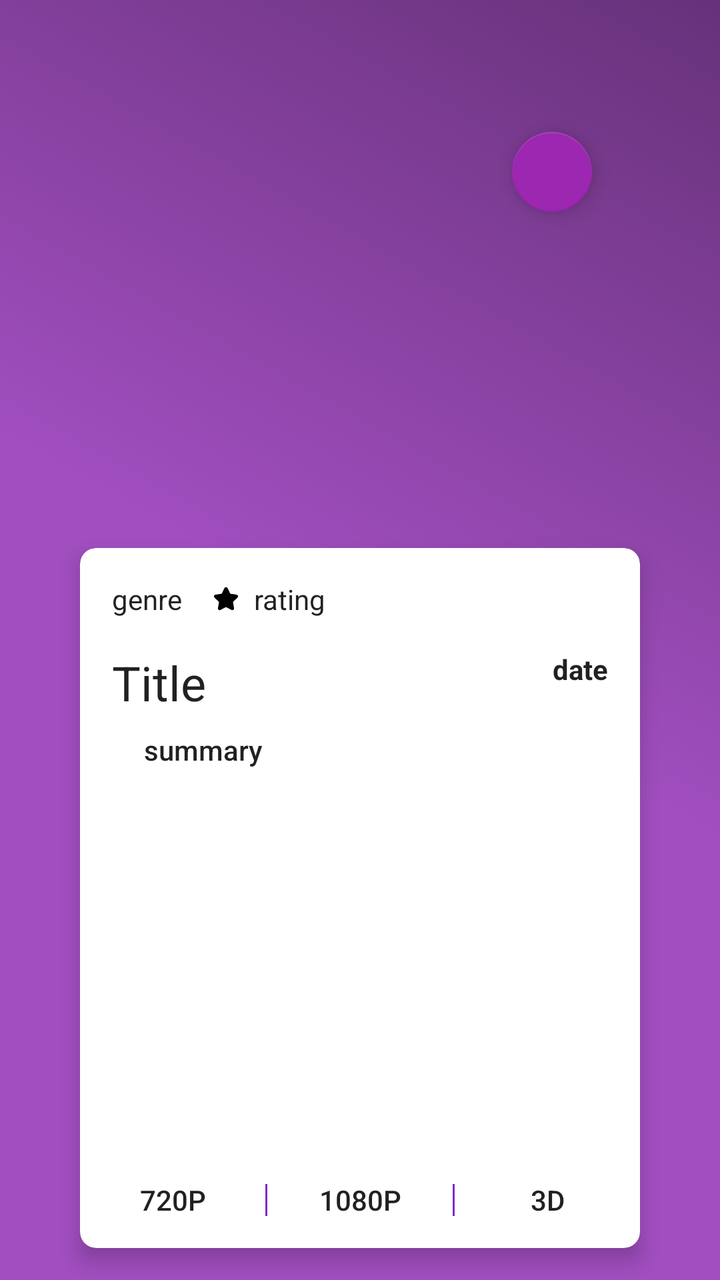
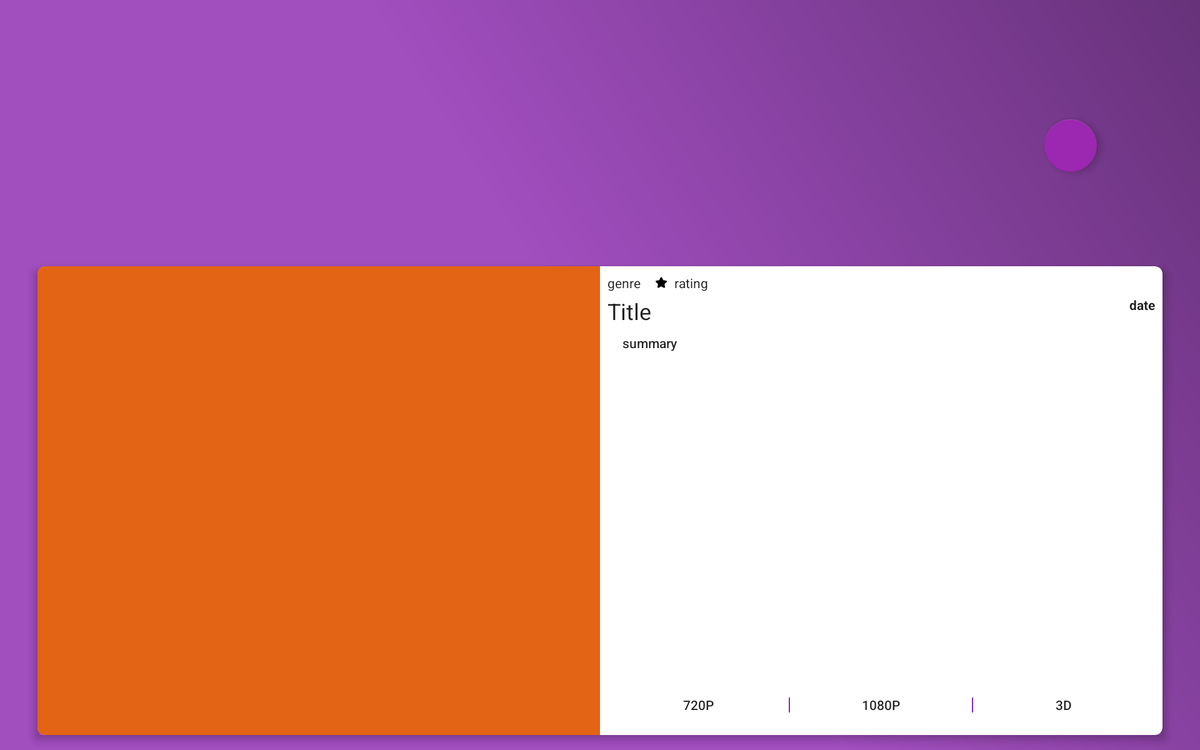

One screen, two layout resources from the same app: the default and the repository's alternative for another configuration. Each is rendered where Android would select it; the XML of both is given below.
<!-- AndroidManifest.xml: application theme AppTheme -->
<!-- res/layout/activity_details.xml -->
<?xml version="1.0" encoding="utf-8"?>
<RelativeLayout xmlns:android="http://schemas.android.com/apk/res/android"
    xmlns:tools="http://schemas.android.com/tools"
    android:layout_width="match_parent"
    android:layout_height="match_parent"
    xmlns:app="http://schemas.android.com/apk/res-auto"
    android:orientation="vertical">

    <ImageView
        android:id="@+id/yifi_movie_details_image_view_medium"
        android:layout_width="match_parent"
        android:layout_height="match_parent"
        android:scaleType="fitXY"
        android:src="@drawable/gradient" />

    <android.support.v7.widget.CardView
        style="@style/MyCardViewStyle"
        android:layout_width="280dp"
        android:layout_height="350dp"
        android:layout_alignParentBottom="true"
        android:layout_centerHorizontal="true"
        android:layout_marginBottom="16dp">

        <LinearLayout
            android:layout_width="match_parent"
            android:layout_height="match_parent"
            android:orientation="vertical">


            <LinearLayout
                android:layout_width="match_parent"
                android:layout_height="match_parent"
                android:orientation="vertical"
                android:padding="16dp">

                <LinearLayout
                    android:layout_width="match_parent"
                    android:layout_height="wrap_content"
                    android:orientation="horizontal">

                    <TextView
                        android:id="@+id/yifi_movie_details_genre_text_view"
                        android:layout_width="wrap_content"
                        android:layout_height="wrap_content"
                        android:text="genre"
                        android:textAppearance="@style/TextAppearance.AppCompat" />

                    <ImageView
                        android:layout_width="wrap_content"
                        android:layout_height="wrap_content"
                        android:layout_gravity="center_vertical"
                        android:layout_marginLeft="16dp"
                        android:src="@drawable/ic_star_black" />


                    <TextView
                        android:id="@+id/yifi_movie_details_rating_text_view"
                        android:layout_width="wrap_content"
                        android:layout_height="wrap_content"
                        android:layout_gravity="bottom"
                        android:paddingLeft="8dp"
                        android:textAppearance="@style/TextAppearance.AppCompat"
                        tools:text="rating" />
                </LinearLayout>


                <LinearLayout
                    android:layout_width="match_parent"
                    android:layout_height="wrap_content"
                    android:orientation="horizontal"
                    android:paddingTop="16dp">

                    <TextView
                        android:id="@+id/yifi_movie_details_title_text_view"
                        android:layout_width="0dp"
                        android:layout_height="wrap_content"
                        android:layout_weight="1"
                        android:maxLines="2"
                        android:textAppearance="@style/TextAppearance.AppCompat.Headline"
                        tools:text="Title" />

                    <TextView
                        android:id="@+id/yifi_movie_details_date_text_view"
                        android:layout_width="wrap_content"
                        android:layout_height="wrap_content"
                        android:layout_gravity="right"
                        android:paddingBottom="8dp"
                        android:paddingLeft="16dp"
                        android:textAppearance="@style/TextAppearance.AppCompat"
                        android:textStyle="bold"
                        tools:text="date" />
                </LinearLayout>

                <ScrollView
                    android:layout_width="match_parent"
                    android:layout_height="wrap_content">

                    <TextView
                        android:id="@+id/yifi_movie_details_summary_text_view"
                        android:layout_width="match_parent"
                        android:layout_height="wrap_content"
                        android:maxLines="4"
                        android:paddingLeft="16dp"
                        android:paddingTop="8dp"
                        android:textAppearance="@style/TextAppearance.AppCompat.Body2"
                        tools:text="summary" />
                </ScrollView>
            </LinearLayout>

        </LinearLayout>

        <LinearLayout
            android:layout_width="match_parent"
            android:layout_height="wrap_content"
            android:layout_gravity="bottom"
            android:orientation="horizontal">

            <Button
                android:id="@+id/button_720p"
                style="@style/Widget.AppCompat.Button.Borderless"
                android:layout_width="0dp"
                android:layout_height="wrap_content"
                android:layout_weight="1"
                android:text="@string/details_720p_button"
                android:theme="@style/MyDetailsButton" />

            <View
                android:layout_width="1dp"
                android:layout_height="match_parent"
                android:layout_marginBottom="16dp"
                android:layout_marginTop="16dp"
                android:background="@color/colorAccent"></View>

            <Button
                android:id="@+id/button_1080p"
                style="@style/Widget.AppCompat.Button.Borderless"
                android:layout_width="0dp"
                android:layout_height="wrap_content"
                android:layout_weight="1"
                android:text="@string/details_1080p_button"
                android:theme="@style/MyDetailsButton" />

            <View
                android:layout_width="1dp"
                android:layout_height="match_parent"
                android:layout_marginBottom="16dp"
                android:layout_marginTop="16dp"
                android:background="@color/colorAccent"></View>

            <Button
                android:id="@+id/button_3d"
                style="@style/Widget.AppCompat.Button.Borderless"
                android:layout_width="0dp"
                android:layout_height="wrap_content"
                android:layout_weight="1"
                android:text="@string/details_3d_button"
                android:theme="@style/MyDetailsButton" />

        </LinearLayout>
    </android.support.v7.widget.CardView>


    <android.support.design.widget.FloatingActionButton
        android:id="@+id/details_fab"
        android:layout_width="wrap_content"
        android:layout_height="wrap_content"
        android:layout_alignParentRight="true"
        android:layout_marginRight="@dimen/fab_margin_right_details_activity_normal"
        android:layout_marginTop="@dimen/fab_margin_top_details_activity_normal"
        android:elevation="6dp"
        app:fabSize="mini"
        android:src="@drawable/ic_explore_white_24px"
        android:theme="@style/MyFloatingButton" />
</RelativeLayout>
<!-- resources referenced by this layout -->
<resources>
  <color name="colorAccent">#8328C9</color>
  <dimen name="fab_margin_right_details_activity_normal">64dp</dimen>
  <dimen name="fab_margin_top_details_activity_normal">66dp</dimen>
  <!-- drawable gradient (drawable) -->
  <?xml version="1.0" encoding="utf-8"?>
  <shape xmlns:android="http://schemas.android.com/apk/res/android"
      android:shape="rectangle">
      <gradient
          android:angle="45"
          android:centerColor="#A14EBF"
          android:endColor="#67327A"
          android:startColor="#A14EBF"/>
  
  </shape>
  <!-- drawable ic_star_black (drawable) -->
  <vector xmlns:android="http://schemas.android.com/apk/res/android"
      android:width="12dp"
      android:height="12dp"
      android:viewportHeight="49.94"
      android:viewportWidth="49.94">
      <path
          android:fillColor="#FF000000"
          android:pathData="M48.86,22.73c0.98,-0.96 1.33,-2.36 0.91,-3.67c-0.43,-1.31 -1.53,-2.24 -2.89,-2.44l-12.09,-1.76c-0.51,-0.08 -0.96,-0.4 -1.19,-0.87L28.18,3.04c-0.61,-1.23 -1.84,-2 -3.21,-2c-1.37,0 -2.6,0.76 -3.21,2L16.35,14c-0.23,0.47 -0.68,0.79 -1.19,0.87L3.07,16.62c-1.36,0.2 -2.47,1.13 -2.89,2.44c-0.42,1.31 -0.08,2.71 0.91,3.67l8.75,8.53c0.37,0.36 0.54,0.89 0.46,1.4L8.22,44.7c-0.18,1.06 0.09,2.09 0.78,2.9c1.07,1.27 2.93,1.65 4.41,0.87l10.81,-5.69c0.45,-0.24 1.02,-0.23 1.47,0l10.81,5.69c0.53,0.28 1.09,0.42 1.67,0.42c1.06,0 2.06,-0.47 2.75,-1.29c0.69,-0.81 0.96,-1.85 0.78,-2.9l-2.07,-12.04c-0.09,-0.51 0.08,-1.04 0.46,-1.4L48.86,22.73z" />
  </vector>
  <string name="details_1080p_button">1080p</string>
  <string name="details_3d_button">3D</string>
  <string name="details_720p_button">720p</string>
  <style name="MyCardViewStyle" parent="Theme.AppCompat.Light">
          <item name="cardCornerRadius">8dp</item>
          <item name="cardElevation">6dp</item>
      </style>
  <style name="MyDetailsButton" parent="Theme.AppCompat.Light">
          <item name="colorControlHighlight">@color/colorAccent</item>
          <item name="colorButtonNormal">@color/search_button_color</item>
      </style>
  <style name="MyFloatingButton" parent="Theme.AppCompat.Light">
          <item name="colorAccent">@color/search_button_color</item>
      </style>
  <style name="AppTheme" parent="Theme.AppCompat.Light.DarkActionBar">
          
          <item name="colorPrimary">@color/colorPrimary</item>
          <item name="colorPrimaryDark">@color/colorPrimaryDark</item>
          <item name="colorAccent">@color/colorAccent</item>
      </style>
  <color name="search_button_color">#9c27b0</color>
  <color name="colorPrimary">#9c27b0</color>
  <color name="colorPrimaryDark">#9c27b0</color>
</resources>
<!-- res/layout-xlarge-land/activity_details.xml (the repository's variant of the layout above) -->
<!-- drawn on a large tablet held sideways -->
<?xml version="1.0" encoding="utf-8"?>
<RelativeLayout xmlns:android="http://schemas.android.com/apk/res/android"
    xmlns:tools="http://schemas.android.com/tools"
    android:layout_width="match_parent"
    android:layout_height="match_parent"
    android:background="@drawable/gradient"
    android:orientation="vertical">

    <android.support.v7.widget.CardView
        style="@style/MyCardViewStyle"
        android:layout_width="1200dp"
        android:layout_height="500dp"
        android:layout_alignParentBottom="true"
        android:layout_centerHorizontal="true"
        android:layout_centerVertical="true"
        android:layout_marginBottom="16dp">

        <LinearLayout
            android:layout_width="match_parent"
            android:layout_height="match_parent"
            android:orientation="horizontal">


            <ImageView
                android:id="@+id/yifi_movie_details_image_view_medium"
                android:layout_width="0dp"
                android:layout_height="match_parent"
                android:layout_weight="1"
                android:scaleType="fitXY"
                tools:src="@color/search_edittext" />

            <LinearLayout
                android:layout_width="0dp"
                android:layout_height="match_parent"
                android:layout_weight="1"
                android:orientation="vertical"
                android:padding="8dp">

                <LinearLayout
                    android:layout_width="match_parent"
                    android:layout_height="wrap_content"
                    android:orientation="horizontal">

                    <TextView
                        android:id="@+id/yifi_movie_details_genre_text_view"
                        android:layout_width="wrap_content"
                        android:layout_height="wrap_content"
                        android:text="genre"
                        android:textAppearance="@style/TextAppearance.AppCompat" />

                    <ImageView
                        android:layout_width="wrap_content"
                        android:layout_height="wrap_content"
                        android:layout_gravity="center_vertical"
                        android:layout_marginLeft="16dp"
                        android:src="@drawable/ic_star_black" />


                    <TextView
                        android:id="@+id/yifi_movie_details_rating_text_view"
                        android:layout_width="wrap_content"
                        android:layout_height="wrap_content"
                        android:layout_gravity="bottom"
                        android:paddingLeft="8dp"
                        android:textAppearance="@style/TextAppearance.AppCompat"
                        tools:text="rating" />
                </LinearLayout>


                <LinearLayout
                    android:layout_width="match_parent"
                    android:layout_height="wrap_content"
                    android:orientation="horizontal"
                    android:paddingTop="4dp">

                    <TextView
                        android:id="@+id/yifi_movie_details_title_text_view"
                        android:layout_width="0dp"
                        android:layout_height="wrap_content"
                        android:layout_weight="1"
                        android:maxLines="2"
                        android:textAppearance="@style/TextAppearance.AppCompat.Headline"
                        tools:text="Title" />

                    <TextView
                        android:id="@+id/yifi_movie_details_date_text_view"
                        android:layout_width="wrap_content"
                        android:layout_height="wrap_content"
                        android:layout_gravity="right"
                        android:paddingBottom="8dp"
                        android:paddingLeft="16dp"
                        android:textAppearance="@style/TextAppearance.AppCompat"
                        android:textStyle="bold"
                        tools:text="date" />
                </LinearLayout>

                <ScrollView
                    android:layout_width="match_parent"
                    android:layout_height="0dp"
                    android:layout_weight="1">

                    <TextView
                        android:id="@+id/yifi_movie_details_summary_text_view"
                        android:layout_width="match_parent"
                        android:layout_height="wrap_content"
                        android:maxLines="6"
                        android:paddingLeft="16dp"
                        android:paddingTop="8dp"
                        android:textAppearance="@style/TextAppearance.AppCompat.Body2"
                        tools:text="summary" />
                </ScrollView>

                <LinearLayout
                    android:layout_width="match_parent"
                    android:layout_height="wrap_content"
                    android:gravity="bottom"
                    android:orientation="horizontal">

                    <Button
                        android:id="@+id/button_720p"
                        style="@style/Widget.AppCompat.Button.Borderless"
                        android:layout_width="0dp"
                        android:layout_height="wrap_content"
                        android:layout_weight="1"
                        android:text="@string/details_720p_button"
                        android:theme="@style/MyDetailsButton" />

                    <View
                        android:layout_width="1dp"
                        android:layout_height="match_parent"
                        android:layout_marginBottom="16dp"
                        android:layout_marginTop="16dp"
                        android:background="@color/colorAccent" />

                    <Button
                        android:id="@+id/button_1080p"
                        style="@style/Widget.AppCompat.Button.Borderless"
                        android:layout_width="0dp"
                        android:layout_height="wrap_content"
                        android:layout_weight="1"
                        android:text="@string/details_1080p_button"
                        android:theme="@style/MyDetailsButton" />

                    <View
                        android:layout_width="1dp"
                        android:layout_height="match_parent"
                        android:layout_marginBottom="16dp"
                        android:layout_marginTop="16dp"
                        android:background="@color/colorAccent" />

                    <Button
                        android:id="@+id/button_3d"
                        style="@style/Widget.AppCompat.Button.Borderless"
                        android:layout_width="0dp"
                        android:layout_height="wrap_content"
                        android:layout_weight="1"
                        android:text="@string/details_3d_button"
                        android:theme="@style/MyDetailsButton" />
                </LinearLayout>

            </LinearLayout>

        </LinearLayout>


    </android.support.v7.widget.CardView>


    <android.support.design.widget.FloatingActionButton
        android:id="@+id/details_fab"
        android:layout_width="wrap_content"
        android:layout_height="wrap_content"
        android:layout_alignParentRight="true"
        android:layout_marginRight="@dimen/fab_margin_right_details_activity_xlarge_land"
        android:layout_marginTop="@dimen/fab_margin_top_details_activity_xlarge_land"
        android:elevation="6dp"
        android:src="@drawable/ic_explore_white_24px"
        android:theme="@style/MyFloatingButton" />
</RelativeLayout>
<!-- resources referenced by the variant -->
<!-- as a large tablet held sideways resolves them -->
<resources>
  <color name="colorAccent">#8328C9</color>
  <color name="search_edittext">#E36414</color>
  <dimen name="fab_margin_right_details_activity_xlarge_land">110dp</dimen>
  <dimen name="fab_margin_top_details_activity_xlarge_land">127dp</dimen>
  <!-- drawable gradient (drawable) -->
  <?xml version="1.0" encoding="utf-8"?>
  <shape xmlns:android="http://schemas.android.com/apk/res/android"
      android:shape="rectangle">
      <gradient
          android:angle="45"
          android:centerColor="#A14EBF"
          android:endColor="#67327A"
          android:startColor="#A14EBF"/>
  
  </shape>
  <!-- drawable ic_star_black (drawable) -->
  <vector xmlns:android="http://schemas.android.com/apk/res/android"
      android:width="12dp"
      android:height="12dp"
      android:viewportHeight="49.94"
      android:viewportWidth="49.94">
      <path
          android:fillColor="#FF000000"
          android:pathData="M48.86,22.73c0.98,-0.96 1.33,-2.36 0.91,-3.67c-0.43,-1.31 -1.53,-2.24 -2.89,-2.44l-12.09,-1.76c-0.51,-0.08 -0.96,-0.4 -1.19,-0.87L28.18,3.04c-0.61,-1.23 -1.84,-2 -3.21,-2c-1.37,0 -2.6,0.76 -3.21,2L16.35,14c-0.23,0.47 -0.68,0.79 -1.19,0.87L3.07,16.62c-1.36,0.2 -2.47,1.13 -2.89,2.44c-0.42,1.31 -0.08,2.71 0.91,3.67l8.75,8.53c0.37,0.36 0.54,0.89 0.46,1.4L8.22,44.7c-0.18,1.06 0.09,2.09 0.78,2.9c1.07,1.27 2.93,1.65 4.41,0.87l10.81,-5.69c0.45,-0.24 1.02,-0.23 1.47,0l10.81,5.69c0.53,0.28 1.09,0.42 1.67,0.42c1.06,0 2.06,-0.47 2.75,-1.29c0.69,-0.81 0.96,-1.85 0.78,-2.9l-2.07,-12.04c-0.09,-0.51 0.08,-1.04 0.46,-1.4L48.86,22.73z" />
  </vector>
  <string name="details_1080p_button">1080p</string>
  <string name="details_3d_button">3D</string>
  <string name="details_720p_button">720p</string>
  <style name="MyCardViewStyle" parent="Theme.AppCompat.Light">
          <item name="cardCornerRadius">8dp</item>
          <item name="cardElevation">6dp</item>
      </style>
  <style name="MyDetailsButton" parent="Theme.AppCompat.Light">
          <item name="colorControlHighlight">@color/colorAccent</item>
          <item name="colorButtonNormal">@color/search_button_color</item>
      </style>
  <style name="MyFloatingButton" parent="Theme.AppCompat.Light">
          <item name="colorAccent">@color/search_button_color</item>
      </style>
  <style name="AppTheme" parent="Theme.AppCompat.Light.DarkActionBar">
          
          <item name="colorPrimary">@color/colorPrimary</item>
          <item name="colorPrimaryDark">@color/colorPrimaryDark</item>
          <item name="colorAccent">@color/colorAccent</item>
      </style>
  <color name="search_button_color">#9c27b0</color>
  <color name="colorPrimary">#9c27b0</color>
  <color name="colorPrimaryDark">#9c27b0</color>
</resources>
